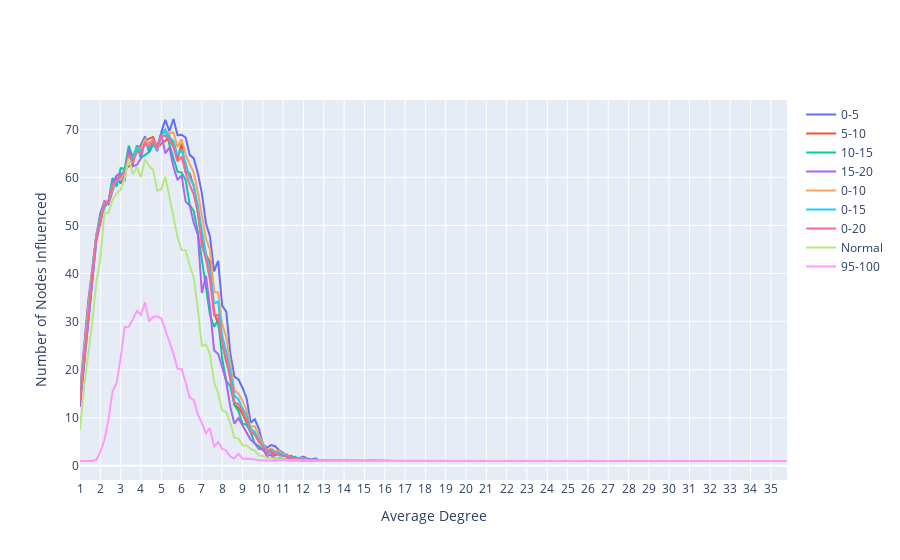

Notebook code for this chart:
### Code cell
get_graph(RGU, get_cols(RGU, '18'), ylabs_map['S'])

### Figure 1 — Plotly figure (JSON) as saved in the notebook; plotly's stock layout.template omitted (floating-point values rounded to 4 significant figures; data arrays with more than 128 entries replaced by an {"elided": "..."} marker saying what was removed)
{"data": [{"name": "0-5", "type": "scatter", "x": {"elided": "175 float values"}, "y": {"elided": "175 float values"}}, {"name": "5-10", "type": "scatter", "x": {"elided": "175 float values"}, "y": {"elided": "175 float values"}}, {"name": "10-15", "type": "scatter", "x": {"elided": "175 float values"}, "y": {"elided": "175 float values"}}, {"name": "15-20", "type": "scatter", "x": {"elided": "175 float values"}, "y": {"elided": "175 float values"}}, {"name": "0-10", "type": "scatter", "x": {"elided": "175 float values"}, "y": {"elided": "175 float values"}}, {"name": "0-15", "type": "scatter", "x": {"elided": "175 float values"}, "y": {"elided": "175 float values"}}, {"name": "0-20", "type": "scatter", "x": {"elided": "175 float values"}, "y": {"elided": "175 float values"}}, {"name": "Normal", "type": "scatter", "x": {"elided": "175 float values"}, "y": {"elided": "175 float values"}}, {"name": "95-100", "type": "scatter", "x": {"elided": "175 float values"}, "y": {"elided": "175 float values"}}], "layout": {"autosize": true, "xaxis": {"autorange": true, "nticks": 36, "range": [1, 35.8], "title": {"text": "Average Degree"}, "type": "linear"}, "yaxis": {"autorange": true, "range": [-2.953, 76.11], "title": {"text": "Number of Nodes Influenced"}, "type": "linear"}}}
